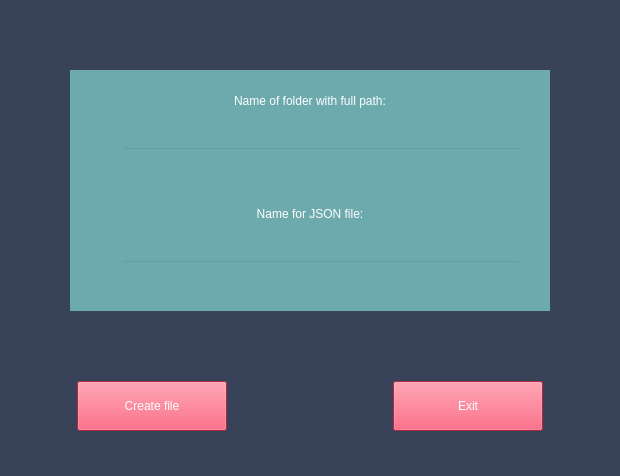
<?xml version="1.0" encoding="UTF-8"?>
<ui version="4.0">
 <class>MainWindow</class>
 <widget class="QMainWindow" name="MainWindow">
  <property name="geometry">
   <rect>
    <x>0</x>
    <y>0</y>
    <width>620</width>
    <height>476</height>
   </rect>
  </property>
  <property name="windowTitle">
   <string/>
  </property>
  <property name="styleSheet">
   <string notr="true">background-color: rgb(56, 66, 89);
color: rgb(255, 255, 255);
font: 63 14pt &quot;Segoe UI Semibold&quot;;</string>
  </property>
  <widget class="QWidget" name="centralWidget">
   <widget class="QWidget" name="horizontalWidget" native="true">
    <property name="geometry">
     <rect>
      <x>50</x>
      <y>370</y>
      <width>520</width>
      <height>71</height>
     </rect>
    </property>
    <property name="styleSheet">
     <string notr="true">background-color: rgba(255, 255, 255, 0);</string>
    </property>
    <layout class="QHBoxLayout" name="horizontalLayout">
     <property name="spacing">
      <number>150</number>
     </property>
     <item>
      <widget class="QPushButton" name="create_file_button">
       <property name="minimumSize">
        <size>
         <width>150</width>
         <height>50</height>
        </size>
       </property>
       <property name="maximumSize">
        <size>
         <width>150</width>
         <height>50</height>
        </size>
       </property>
       <property name="styleSheet">
        <string notr="true">border-color: rgb(255, 255, 255, 0);
color: rgb(255, 255, 255);
background-color: rgb(247, 56, 89);
font: 63 14pt &quot;Segoe UI Semibold&quot;;</string>
       </property>
       <property name="text">
        <string>Create file</string>
       </property>
      </widget>
     </item>
     <item>
      <widget class="QPushButton" name="exit_button">
       <property name="minimumSize">
        <size>
         <width>150</width>
         <height>50</height>
        </size>
       </property>
       <property name="maximumSize">
        <size>
         <width>150</width>
         <height>50</height>
        </size>
       </property>
       <property name="styleSheet">
        <string notr="true">border-color: rgb(255, 255, 255, 0);
color: rgb(255, 255, 255);
background-color: rgb(247, 56, 89);
font: 63 14pt &quot;Segoe UI Semibold&quot;;</string>
       </property>
       <property name="text">
        <string>Exit</string>
       </property>
      </widget>
     </item>
    </layout>
   </widget>
   <widget class="QWidget" name="verticalWidget" native="true">
    <property name="geometry">
     <rect>
      <x>70</x>
      <y>70</y>
      <width>480</width>
      <height>241</height>
     </rect>
    </property>
    <property name="sizePolicy">
     <sizepolicy hsizetype="Preferred" vsizetype="Preferred">
      <horstretch>0</horstretch>
      <verstretch>0</verstretch>
     </sizepolicy>
    </property>
    <property name="styleSheet">
     <string notr="true">background-color: rgb(122, 199, 196,200);</string>
    </property>
    <layout class="QVBoxLayout" name="verticalLayout">
     <item>
      <widget class="QLabel" name="label">
       <property name="minimumSize">
        <size>
         <width>0</width>
         <height>30</height>
        </size>
       </property>
       <property name="maximumSize">
        <size>
         <width>16777215</width>
         <height>40</height>
        </size>
       </property>
       <property name="styleSheet">
        <string notr="true">color: rgb(255, 255, 255);
background-color: rgba(255, 255, 255, 0);
font: 63 14pt &quot;Segoe UI Semibold&quot;;</string>
       </property>
       <property name="text">
        <string>Name of folder with full path:</string>
       </property>
       <property name="alignment">
        <set>Qt::AlignCenter</set>
       </property>
      </widget>
     </item>
     <item>
      <widget class="QWidget" name="widget" native="true">
       <property name="styleSheet">
        <string notr="true">background-color: rgba(255, 255, 255, 0);</string>
       </property>
       <widget class="QLineEdit" name="path_line">
        <property name="geometry">
         <rect>
          <x>40</x>
          <y>20</y>
          <width>400</width>
          <height>25</height>
         </rect>
        </property>
        <property name="minimumSize">
         <size>
          <width>0</width>
          <height>25</height>
         </size>
        </property>
        <property name="styleSheet">
         <string notr="true">color: rgb(255, 255, 255);
background-color: rgba(255, 255, 255, 0);
font: 63 12pt &quot;Segoe UI Semibold&quot;;</string>
        </property>
        <property name="alignment">
         <set>Qt::AlignCenter</set>
        </property>
       </widget>
      </widget>
     </item>
     <item>
      <widget class="QLabel" name="label_2">
       <property name="minimumSize">
        <size>
         <width>0</width>
         <height>30</height>
        </size>
       </property>
       <property name="maximumSize">
        <size>
         <width>16777215</width>
         <height>40</height>
        </size>
       </property>
       <property name="styleSheet">
        <string notr="true">color: rgb(255, 255, 255);
background-color: rgba(255, 255, 255, 0);
font: 63 14pt &quot;Segoe UI Semibold&quot;;</string>
       </property>
       <property name="text">
        <string>Name for JSON file:</string>
       </property>
       <property name="alignment">
        <set>Qt::AlignCenter</set>
       </property>
      </widget>
     </item>
     <item>
      <widget class="QWidget" name="widget_2" native="true">
       <property name="styleSheet">
        <string notr="true">background-color: rgba(255, 255, 255, 0);</string>
       </property>
       <widget class="QLineEdit" name="filename_line">
        <property name="geometry">
         <rect>
          <x>40</x>
          <y>20</y>
          <width>400</width>
          <height>25</height>
         </rect>
        </property>
        <property name="minimumSize">
         <size>
          <width>0</width>
          <height>25</height>
         </size>
        </property>
        <property name="styleSheet">
         <string notr="true">color: rgb(255, 255, 255);
background-color: rgba(255, 255, 255, 0);
font: 63 12pt &quot;Segoe UI Semibold&quot;;</string>
        </property>
        <property name="text">
         <string/>
        </property>
       </widget>
      </widget>
     </item>
    </layout>
   </widget>
  </widget>
 </widget>
 <layoutdefault spacing="6" margin="11"/>
 <resources/>
 <connections/>
</ui>
